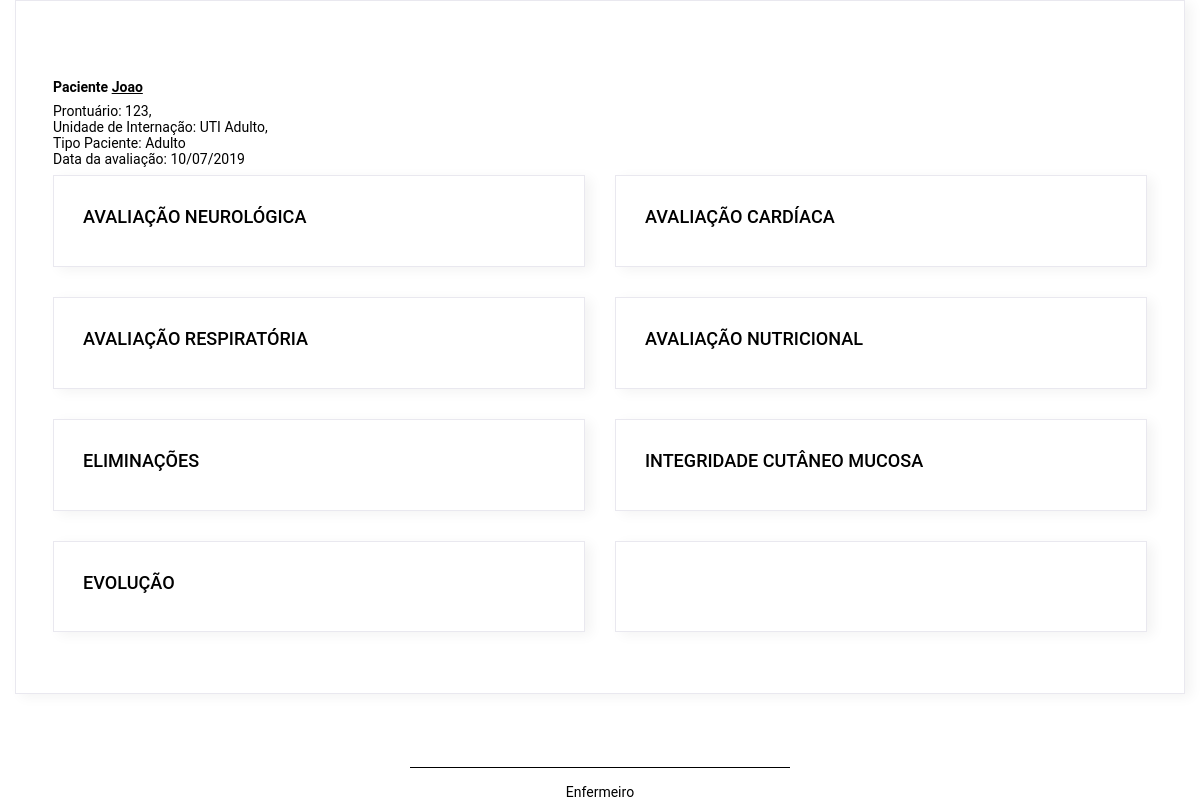
Screenshot of /paciente/RelatorioExameFisico.php?idQuestionario=22 (signed in) with the database file from the repository.
### tables this page shows
CREATE TABLE `paciente` (
  `IdPaciente` int(11) NOT NULL,
  `Nome` varchar(100) NOT NULL,
  `IdUnidadeInternacao` tinyint(4) NOT NULL,
  `IdTipoPaciente` tinyint(4) NOT NULL,
  `CodigoPaciente` int(11) NOT NULL,
  `Leito` varchar(150) NOT NULL,
  `DataInternacao` date NOT NULL
);

CREATE TABLE `unidadeinternacao` (
  `IdUnidadeInternacao` tinyint(4) NOT NULL,
  `NomeUnidade` varchar(100) NOT NULL
);

CREATE TABLE `tipopaciente` (
  `IdTipoPaciente` tinyint(4) NOT NULL,
  `Descricao` varchar(50) NOT NULL
);

CREATE TABLE `avaliacao` (
  `IdAvaliacao` int(11) NOT NULL,
  `Descricao` varchar(100) NOT NULL
);

### config/BD.php (called while the page is built, shortened)
<?php
	class BancoDados{
		public static function obterConexao(){
			if(isset($conexao) == false){
				$conexao = new PDO("mysql:dbname=u989534060_sae;host=localhost","root","",array(PDO::MYSQL_ATTR_INIT_COMMAND => "SET NAMES utf8"));
				$conexao->setAttribute(PDO::ATTR_ERRMODE, PDO::ERRMODE_EXCEPTION);
			}
			return $conexao;
		}
	}
?>

### model/PacienteModel.php (called while the page is built, shortened)
<?php
	require_once $_SERVER["DOCUMENT_ROOT"] . "/sae/config/BD.php";
	class PacienteModel{
		private $bd;
		 function __construct(){
		 	$this->bd = BancoDados::obterConexao();
		 }
         public function listarInfoPeloIdQuestionario($idQuestionario){
            $listarInfoPeloIdQuestionario = $this->bd->prepare("SELECT * FROM paciente as pac INNER JOIN questionario as quest on quest.IdPaciente = pac.IdPaciente
                                                                  INNER JOIN tipopaciente as tp on tp.IdTipoPaciente = pac.IdTipoPaciente
                                                                  INNER JOIN unidadeinternacao as ui on ui.IdUnidadeInternacao = pac.IdUnidadeInternacao
                                                                  WHERE quest.IdQuestionario = :idQuestionario LIMIT 1");
            $listarInfoPeloIdQuestionario->bindParam(":idQuestionario", $idQuestionario, PDO::PARAM_INT);
            $listarInfoPeloIdQuestionario->execute();
            $res = $listarInfoPeloIdQuestionario->fetchAll(PDO::FETCH_ASSOC);
            return $res;
         }
	}
?>

### model/QuestionarioModel.php (called while the page is built, shortened)
<?php
	require_once $_SERVER["DOCUMENT_ROOT"] . "/sae/config/BD.php";
	class QuestionarioModel{
		private $bd;
		 function __construct(){
		 	$this->bd = BancoDados::obterConexao();
		 }
		public function listarID($idQuestionario){
            $listarUm = $this->bd->prepare("SELECT *, DATE_FORMAT(DataRealizado, '%d/%m/%Y') AS dataFormatada  from questionario where idQuestionario = :idQuestionario");
            $listarUm->bindParam(":idQuestionario", $idQuestionario, PDO::PARAM_INT);
            $listarUm->execute();
            $res = $listarUm->fetch(PDO::FETCH_ASSOC);
            return $res;
         }
        public function listarTodasAvaliacoes($idQuestionario){
            $listarTodasAvaliacoes = $this->bd->query(
            "SELECT avaliacao.IdAvaliacao, avaliacao.Descricao from aplicacao INNER JOIN formulario on formulario.IdFormulario = aplicacao.IdFormulario
                    INNER JOIN avaliacao on avaliacao.IdAvaliacao = aplicacao.IdAvaliacao
                    INNER JOIN questionario on questionario.IdFormulario = formulario.IdFormulario
                        WHERE questionario.IdQuestionario = $idQuestionario");
            $res = $listarTodasAvaliacoes->fetchAll(PDO::FETCH_ASSOC);
            return $res;
        }
	}
?>

### paciente/RelatorioExameFisico.php (the view, shortened to what this page needs)
<!DOCTYPE html>
<html lang="pt-br">
<?php
    include $_SERVER["DOCUMENT_ROOT"] . "/sae/template/header.php";
    require_once $_SERVER["DOCUMENT_ROOT"]	. "/sae/model/QuestionarioModel.php";
    require_once $_SERVER["DOCUMENT_ROOT"]	. "/sae/model/PacienteModel.php";
    $idQuestionario = $_GET["idQuestionario"];
    $idPaciente = $_GET["idPaciente"];
    $pacienteModel = new PacienteModel();
    $questionarioModel = new QuestionarioModel();
    $resQuestionario = $questionarioModel->listarID($idQuestionario);
    $resSelectAvaliacao = $questionarioModel->listarTodasAvaliacoes($idQuestionario);
    $resSelectDadosPessoais = $questionarioModel->listarAvaliacaoDados($idPaciente);
    $resPaciente = $pacienteModel->listarInfoPeloIdQuestionario($idQuestionario);
    array_push($resSelectAvaliacao, $resSelectDadosPessoais);
?>
<head>
  <link rel="stylesheet" href="../../../../vendors/iconfonts/mdi/font/css/materialdesignicons.min.css">
  <link rel="stylesheet" href="../../../../vendors/css/vendor.bundle.base.css">
  <link rel="stylesheet" href="../../../../vendors/css/vendor.bundle.addons.css">
  <link rel="stylesheet" href="../../../../css/vertical-layout-light/style.css">
</head>
<body onload="buscarQuestoes();">
      <div class="col-lg-12">
                  <div class="card px-2">
                      <div class="card-body">
                          <div class="container-fluid d-flex justify-content-between">
                          <div class="row">
                            <div class="col-md-12 pl-0">
                            <?php foreach($resPaciente as $paciente){
                              ?>
                              <p class="mt-5 mb-2"><b>Paciente <u><?php echo $paciente['Nome'];?></u></b></p>
                              <p>Prontuário: <?php echo $paciente['CodigoPaciente'];?>,<br>
                                 Unidade de Internação: <?php echo $paciente['NomeUnidade'];?>,<br>
                                 Tipo Paciente: <?php echo $paciente['Descricao'];?><br>
                                 Data da avaliação: <?php echo $resQuestionario['dataFormatada'];?></p>
                            </div>
                          </div>
                            <?php } ?>
                          </div>
                        <div class="row">
                        <?php
                          foreach($resSelectAvaliacao as $avaliacao){
                        ?>
                        <div class="col-md-6 grid-margin stretch-card">
                          <div class="card">
                            <div class="card-body" id="<?php echo $avaliacao['IdAvaliacao'];?>">
                              <h5><?php echo $avaliacao['Descricao'];?></h5>
                            </div>
                          </div>
                        </div>
                          <?php } ?>
                        </div>
                      </div>
                  </div>
              </div>
    <br><br><br>
      <div class="row">
          <div class="col-lg-4"></div>
          <div class="col-lg-4">
          <hr style="border-color:black;">
          </div>
          <div class="col-lg-4"></div>
      </div>
      <div class="row">
          <div class="col-lg-12">
          <p style="text-align:center;">Enfermeiro</p>
          </div>
      </div>
</body>
</html>

### rows the page displays
paciente: Nome "Joao", CodigoPaciente "123", IdUnidadeInternacao.NomeUnidade "UTI Adulto", IdTipoPaciente.Descricao "Adulto", dataFormatada "10/07/2019"
avaliacao: Descricao "AVALIAÇÃO NEUROLÓGICA"
avaliacao: Descricao "AVALIAÇÃO CARDÍACA"
avaliacao: Descricao "AVALIAÇÃO RESPIRATÓRIA"
avaliacao: Descricao "AVALIAÇÃO NUTRICIONAL"
avaliacao: Descricao "ELIMINAÇÕES"
avaliacao: Descricao "INTEGRIDADE CUTÂNEO MUCOSA"
avaliacao: Descricao "EVOLUÇÃO"
